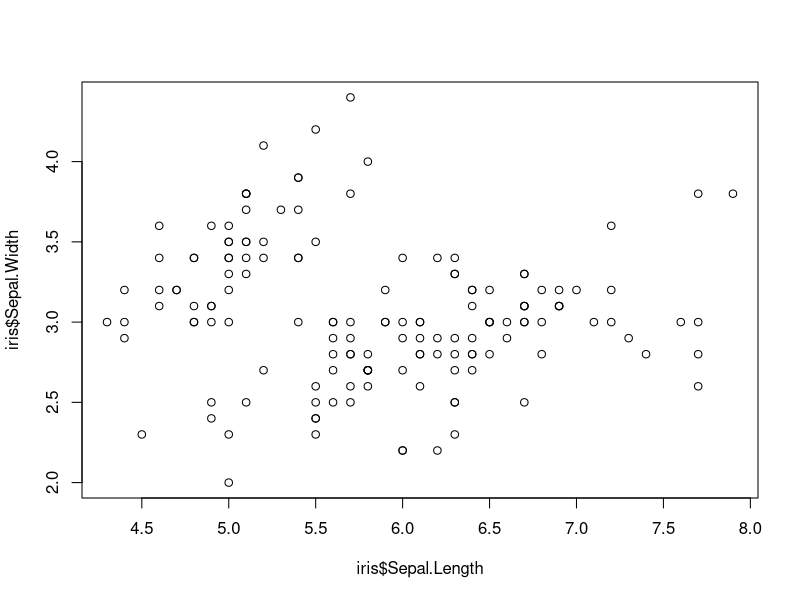
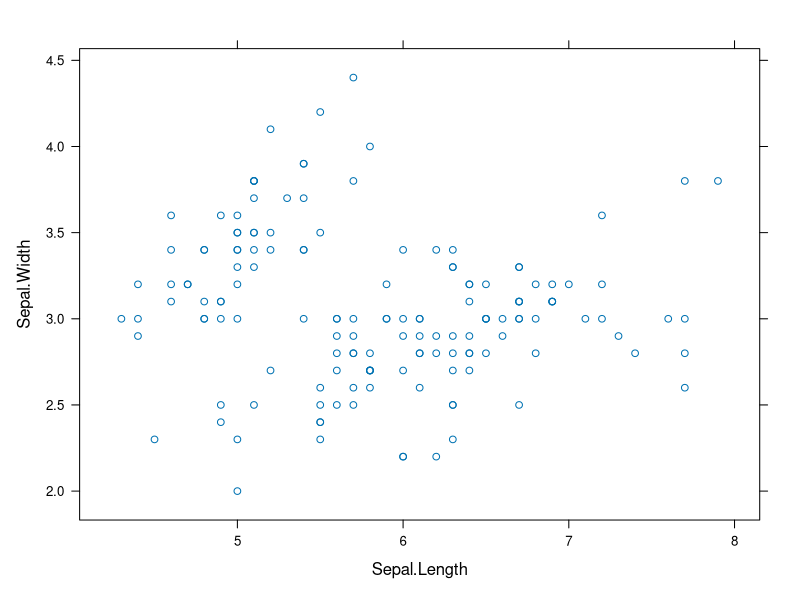
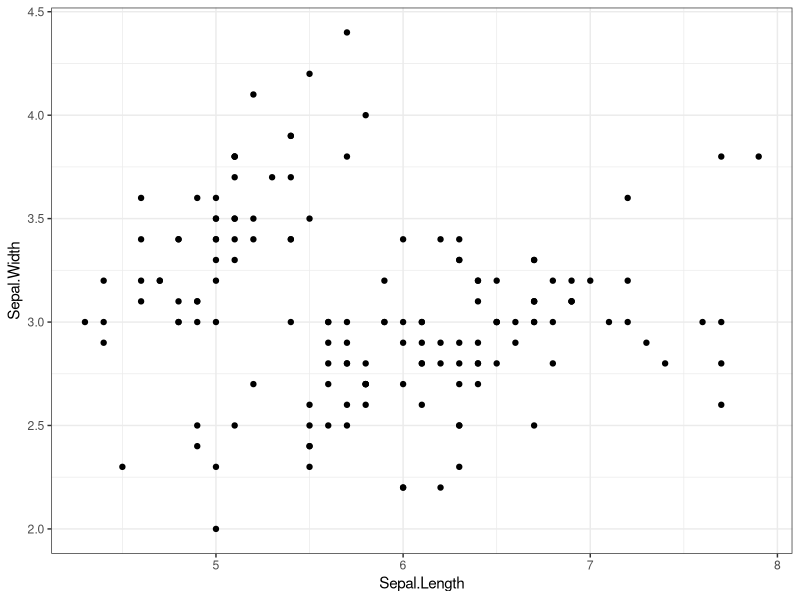
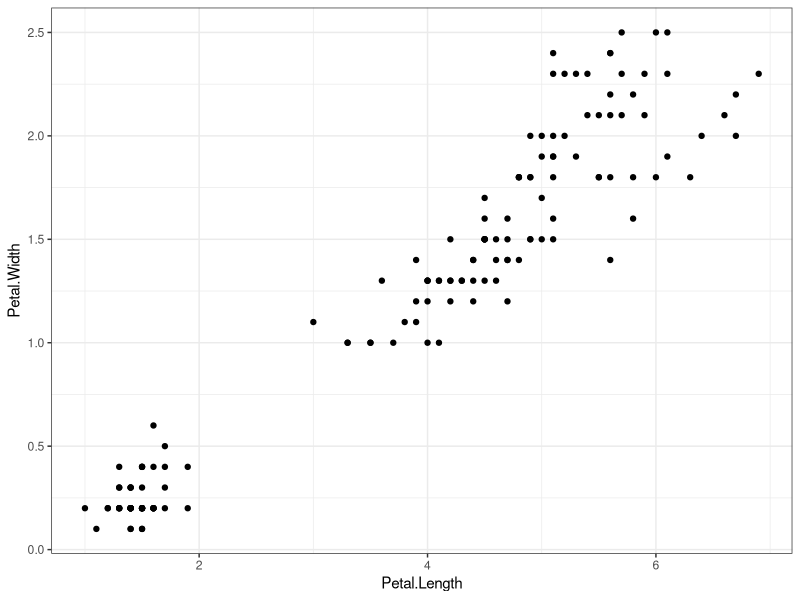
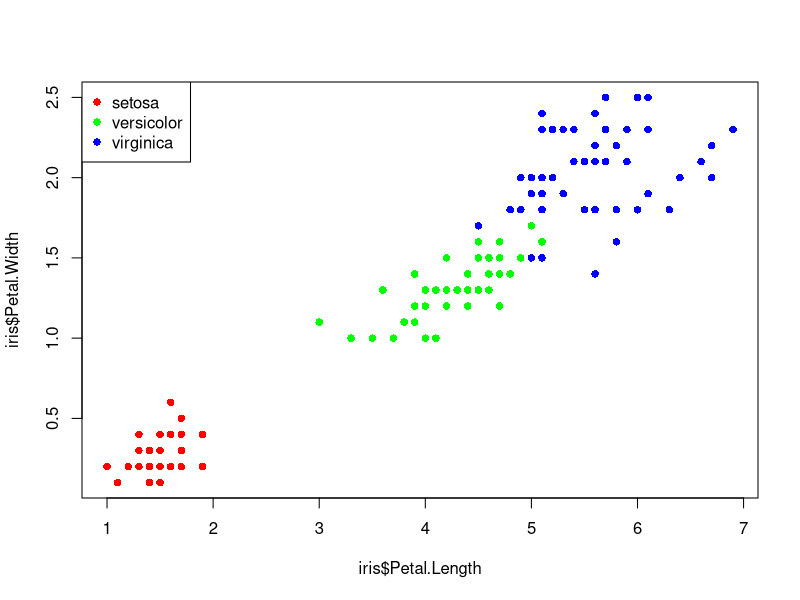
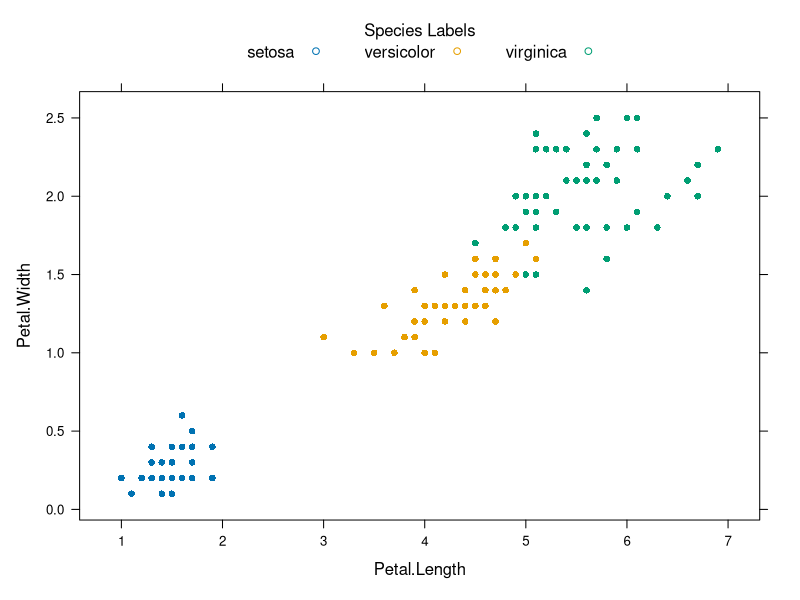
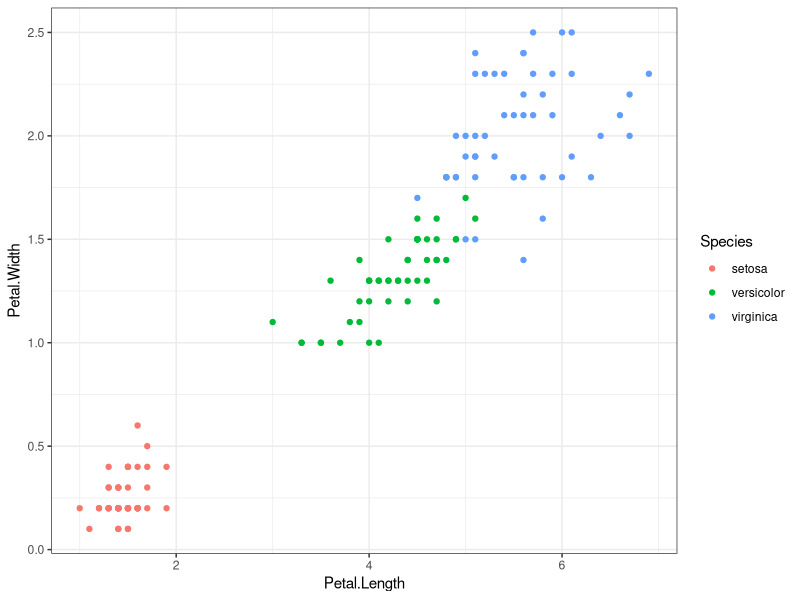
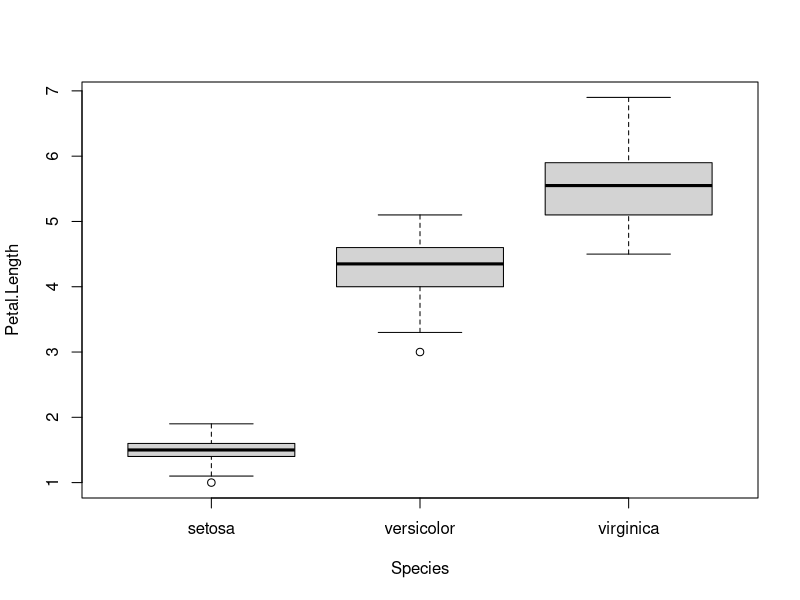

Write the R code that produced these figures, in order.
#Simple regression
library(datasets)
str(iris)
head(iris, n=6)
summary(iris)

##Plotting:
#Base Plotting System, pch= shape of dots
plot(x=iris$Sepal.Length, y=iris$Sepal.Width, pch=1)

#Lattice
library(lattice)
xyplot(Sepal.Width~Sepal.Length, data=iris)

#ggplot2
install.packages("ggplot2")
library(ggplot2)
ggplot(data=iris)+ #prepare the data
  geom_point(aes(x=Sepal.Length, y=Sepal.Width))+ #scatterplot
  theme_bw()  #make the background white

ggplot(data = iris)+ 
  geom_point(aes(x=Petal.Length, y=Petal.Width))+
  theme_bw()

##There are two clusters. It may be because of the species
##Spereate the species with different colors to check
##Label the obs with different colors to indicate the species
#Base Plotting system
plot(x=iris$Petal.Length, y=iris$Petal.Width, pch=16)
d1 <- iris[iris$Species=="versicolor", ]
points(x=d1$Petal.Length, y=d1$Petal.Width, pch=16, col="green")
d2 <- iris[iris$Species=="setosa", ]
points(x=d2$Petal.Length, y=d2$Petal.Width, pch=16, col="red")
d3 <- iris[iris$Species=="virginica", ]
points(x=d3$Petal.Length, y=d3$Petal.Width, pch=16, col="blue")

legend("topleft", pch=16,
       legend=c("setosa", "versicolor","virginica"), col=c("red", "green", "blue"))


#Lattice
xyplot(Petal.Width~Petal.Length,
       data=iris,
       pch=16,
       group=Species,
       auto.key = list(space="top", columns=3, cex.title=1, title="Species Labels",
                       pch=16))

#ggplot2
ggplot(data = iris)+
  geom_point(aes(x=Petal.Length, y=Petal.Width, color=Species))+
  theme_bw()


##Boxplot:
#Base Plotting system
boxplot(Petal.Length~Species, data=iris, xlab="Species", ylab="Petal.Length")
boxplot(Petal.Width~Species, data=iris, xlab="Species", ylab="Petal.Width")

#Lattice
bwplot(x=Petal.Length~Petal.Width | Species, data = iris)

#ggplot2
qplot(x=Petal.Length, y=Petal.Width, data = iris, geom = "boxplot",  #graph type is boxplot
      color=Species)+theme_bw()


##Check if NA in data
table(is.na(iris))

##Regression
##lm() (Linear Model): model =lm(Y~X1+X2+...Xk, data=...)
model <- lm(formula = Sepal.Length ~ Sepal.Width + Petal.Length + Petal.Width,
            data = iris)
summary(model)
#Sepal.Length = 1.85600 + 0.65084xSepal.Width + 0.70913xPetal.Length - 0.55648xPetal.Width
#p-values show that all (X) are significant to Y
#R-squared:  0.8586; Adjusted R-squared:  0.8557 => not bad!
#Residual standard error: 0.3145

#When we create a model, we have to check if the residual follow the hypothesis of:
#1. Normality
#2. Independent
#3. Homogeneity of Variance
names(model)
model$residual

#check residual:Normality
shapiro.test(model$residual)
#H0: residual follow normality distribution
#Because p-vlaue > 0.05 =>do not reject H0

#check residual:Idependent
install.packages("car")
library(car)
#Function durbinWatsonTest will extract residual automatically, so just put model as input
durbinWatsonTest(model)
#H0:residuals are independent
#p-value > 0.05 =>do not reject H0

#check residual: Homogeneity of Variance
ncvTest(model)
#H0:residuals are homogeneity of Variance
#p-value <0.05 => reject H0 => this model cant be used


##Prediction
new_iris <- data.frame(Sepal.Width=3.456, Petal.Length=1.535, Petal.Width=0.341)
new_iris

predict(model, new_iris)


##Analysis of Variance(ANOVA)
#Due to the data visualization, 
#we found that the mean of Petal.Width(Petal.Length) is different between species 
#to check the difference is real, use ANOVA!
#H0:mean(Setosa) = mean(Versicolor) = mean(Virginica)
#H1:at least one mean is different with others

#creat the linear model first
w_lm <- lm(Petal.Width~Species, data = iris)
anova(w_lm)
summary(w_lm)
plot(w_lm)

l_lm <- lm(Petal.Length~Species, data = iris)
anova(l_lm)
#Both p-value < 0.05 =>there are significance between species

